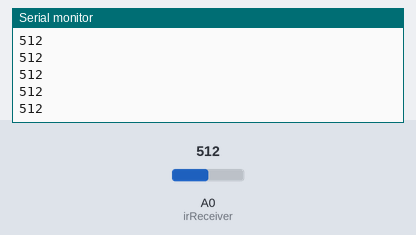
Recording of a sketch running on a simulated Arduino Uno, built with avr-gcc and run on an emulated ATmega328P. Parts: the last lines printed to the serial monitor. The inputs (shaded band) are chosen by the test bench; at power-on: A0 (irReceiver) = 512.

Above: at 1.2 s.
1.3 s: A0 (irReceiver) set to 716
At 1.35 s:
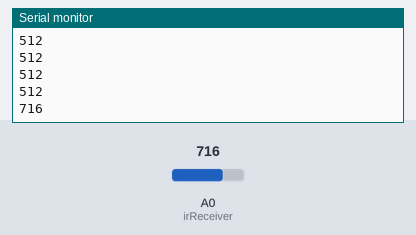
2.8 s: A0 (irReceiver) set to 900
At 2.83 s:
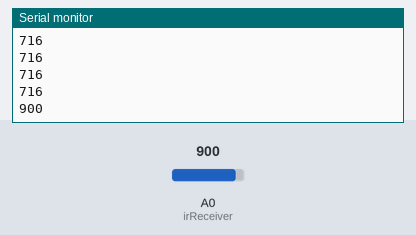
Timing chart, 0 to 5.8 s (numbered marks = the images above; inputs shaded):
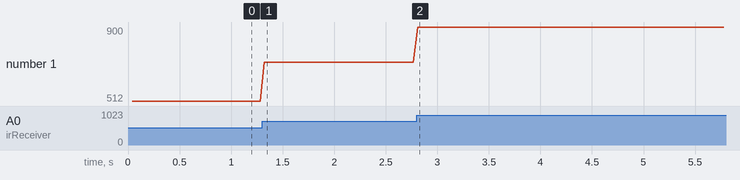

The sketch:

HeartRateSensor.ino
```cpp
//Constants
const int irReceiver=A0; //IR Receiver is at Arduino analog pin A0
//Variables
int value = 0;              //Store value of IR Receiver
unsigned long currentMicros;
unsigned long previousMicros=0;
unsigned long sampling_interval=40000;

void setup() {
  Serial.begin(9600);
  pinMode(irReceiver, INPUT);  //Set irReceiver - A0 pin as an input
}

void loop() {
  currentMicros = micros();
  if(currentMicros-previousMicros >= sampling_interval){
    value=analogRead(irReceiver);
    Serial.println(value);
    previousMicros = currentMicros;
  }
  //delay(50); //delay Arduino in milliseconds
}
```

Measured:
- after the input at 1.3 s, the serial monitor: prints a new line at once (image 1)
- after the input at 2.8 s, the serial monitor: prints a new line at once (image 2)
- plotted number 1: 512 → 716 after the input at 1.3 s, 716 → 900 after the input at 2.8 s
